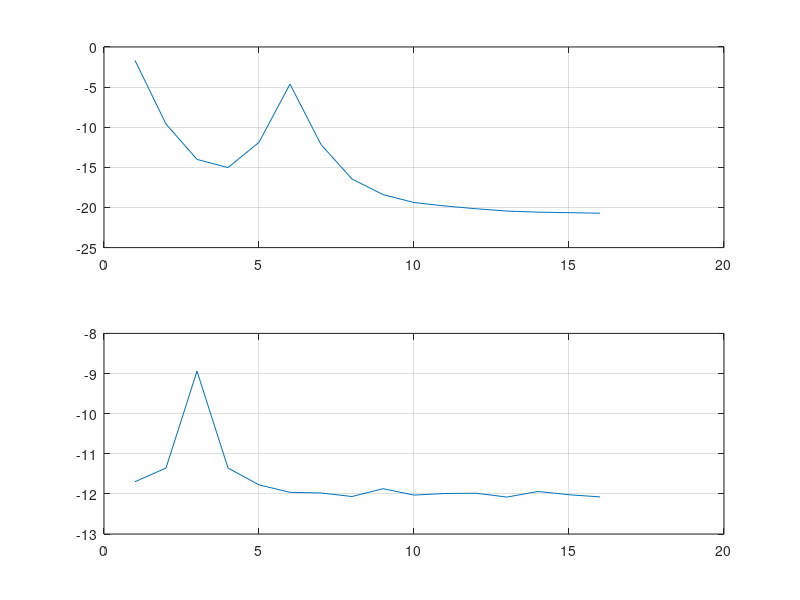
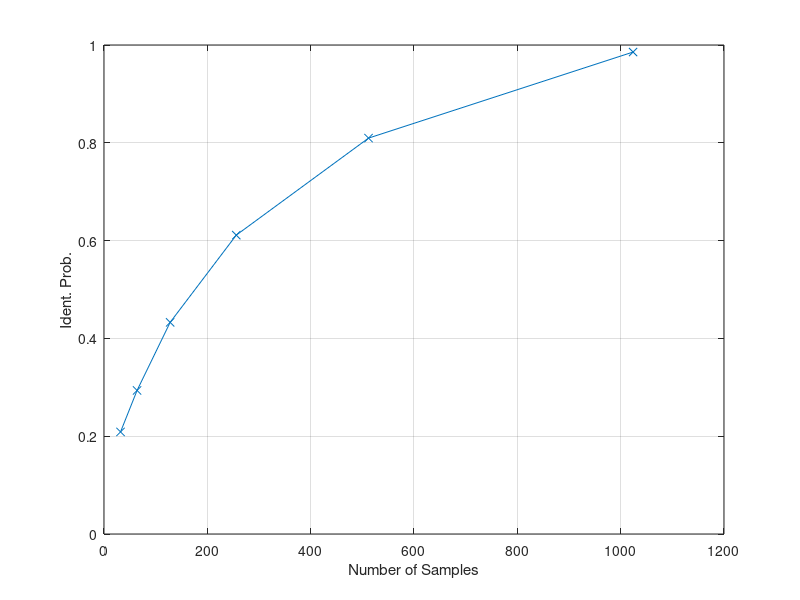

Source code (MATLAB) for these figures, in order:
%  12/01/2015
%  test multi-resolution idea
%  Pseudo-spectrum is used. 

clear;clc;clf;close all

blk_num = 31;
M = 1e2;
N = 32;

stat_num = 2e2;
P = M*N;
L = N*stat_num;

for ii = 1:blk_num
    sig_r(:,ii) = kron(randi(2,M*stat_num,1)*2-3,ones(N,1));
    sig_i(:,ii) = kron(randi(2,M*stat_num,1)*2-3,ones(N,1));
    sig(:,ii) = (sig_r(:,ii)+1j*sig_i(:,ii))/sqrt(2);
%     upsam = SampleNumberAve;
%     symbols = fix(L*2/upsam);
%     
%     clearvars data temp_data
%     hmod = modem.qammod('M', 4, 'InputType', 'integer');
%     hdesign  = fdesign.pulseshaping(upsam,'Square Root Raised Cosine');
%     hpulse = design(hdesign);
%     data = randi(4,symbols,1)-1;
%     data = modulate(hmod, data);
%     data = upsample(data,upsam);
%     temp_data = conv(data,hpulse.Numerator);
%     sig(:,ii) = temp_data./sqrt(sum(temp_data.*conj(temp_data))/length(temp_data));
    
end
sig_table = zeros(3,3);
sig_table(:,1) = [1;1;2];
sig_table(:,2) = [1;6;3];
sig_pow_dB = [-3,-3,-10];
sig_table(:,3) = 10.^(sig_pow_dB/10);

for ii=1:3
    freq_mask = transpose(exp(1j*(sig_table(ii,2)-1)*2*pi*(1:length(sig(:,ii)))/N));
    sig(:,ii) = sig(:,ii).*freq_mask*sqrt(sig_table(ii,3));
end
%% a simple test with 3 interferers.
%  First two are in the same band but different subband, the third is in
%  other bands

Nn = N;
L = N;
runtimes = 5e3;
bins_bands = zeros(runtimes,L/2,2);

fake_noise = (randn(L,runtimes)+1j*randn(L,runtimes)).*sqrt(1/N);

for runindex = 1:runtimes
    sig_sum = zeros(Nn,1);
    CAL = randi(2,Nn,3)*2-3;
    sig_cache = zeros(Nn,3);
    start_point = randi(P*M,1,3);
    for ii=1:3
        sig_cache(:,ii) = sig(start_point(ii):start_point(ii)+Nn-1,ii);
        sig_sum = sig_sum+2*real(sig_cache(:,ii)).*CAL(:,sig_table(ii,1));
    end
    
    % use fft-first method
    for ii=1:2
        sig_sum_corr = sig_sum.*CAL(:,ii);
        periodo_gram = fft(sig_sum_corr(1:Nn))/Nn;
%         periodo_gram = fft(sig_sum_corr(1:Nn))/Nn+fake_noise(:,runindex);
        periodo_square = (abs(periodo_gram).^2)';
        bins_bands_fft(runindex,:,ii) = [periodo_square(1),periodo_square(2:L/2)];
    end
    
    % use corr first method (slightly larger data in use)

end

% for runindex = 1:runtimes
%     sig_sum = zeros(Nn+L,1);
%     CAL = randi(2,Nn+L,3)*2-3;
%     sig_cache = zeros(Nn+L,3);
%     start_point = randi(P*M,1,3);
%     for ii=1:3
%         sig_cache(:,ii) = sig(start_point(ii):start_point(ii)+Nn+L-1,ii);
%         sig_sum = sig_sum+2*real(sig_cache(:,ii)).*CAL(:,sig_table(ii,1));
%     end
%     
%     for ii=1:2
%         sig_sum_corr = sig_sum.*CAL(:,ii);
%         sig_conv(1)=0;
%         for ll=2:L
%             sig_conv(ll) = sum(sig_sum_corr(1:Nn).*(sig_sum_corr((1:Nn)+ll-1)))/Nn;
%         end
%         bins_bands_uncom = fft(sig_conv)/L;
%         bins_bands_corr(runindex,:,ii) = ([bins_bands_uncom(1),bins_bands_uncom(2:L/2)+fliplr(bins_bands_uncom(L/2+2:L))]);
%     end
% end
%% watch the noise is gaussian
% figure
% [a,b] = ecdf(real(record_noise));
% plot(b,a)
% 
% figure
% [a,b] = ecdf(imag(record_noise));
% plot(b,a)

%%
ave_num_pool = [1,2,4,8,16,32];
pd = zeros(1,length(ave_num_pool));
for ave_index = 1:length(ave_num_pool)
    clearvars bestscore bestbin
    ave_num = ave_num_pool(ave_index);
    if ave_num == 1
        for ii=1:runtimes
            [bestscore(ii),bestbin(ii)] = max(bins_bands_fft(ii,:,2));
        end
    else
        for ii = 1:runtimes/ave_num
            [bestscore(ii),bestbin(ii)] = max(mean(bins_bands_fft((ii-1)*ave_num+1:ii*ave_num,:,2)));
        end
    end

    pd(ave_index) = sum(bestbin ==3)/(runtimes/ave_num);
end
figure(2)
plot(ave_num_pool*Nn,pd,'x-');
hold on
grid on
xlabel('Number of Samples')
ylabel('Ident. Prob.')
ylim([0,1])

% 
% pd = zeros(1,length(ave_num_pool));
% for ave_index = 1:length(ave_num_pool)
%     clearvars bestscore bestbin
%     ave_num = ave_num_pool(ave_index);
%     if ave_num == 1
%         for ii=1:runtimes
%             [bestscore(ii),bestbin(ii)] = max(bins_bands_corr(ii,:,2));
%         end
%     else
%         for ii = 1:runtimes/ave_num
%             [bestscore(ii),bestbin(ii)] = max(mean(bins_bands_corr((ii-1)*ave_num+1:ii*ave_num,:,2)));
%         end
%     end
% 
%     pd(ave_index) = sum(bestbin ==3)/(runtimes/ave_num);
% end
% figure(2)
% plot(ave_num_pool*Nn+L,pd,'x-');
% hold on
% grid on
% xlabel('Number of Samples')
% ylabel('Ident. Prob.')
% ylim([0,1])
%%
% figure
figure(1)
for ii=1:2
    temp = squeeze(bins_bands_fft(:,:,ii));
    ydata = mean(abs(temp),1);
    subplot(2,1,ii)
    plot(10*log10(ydata));hold on
    grid on
end